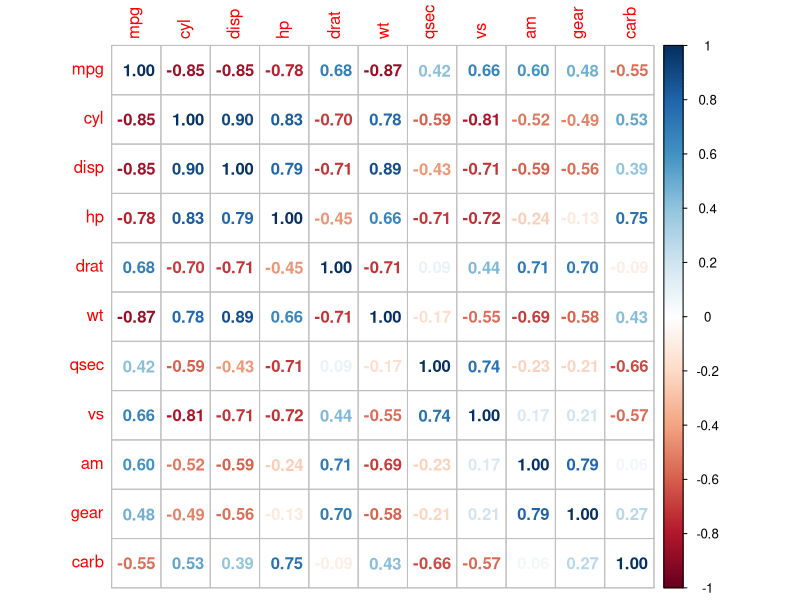
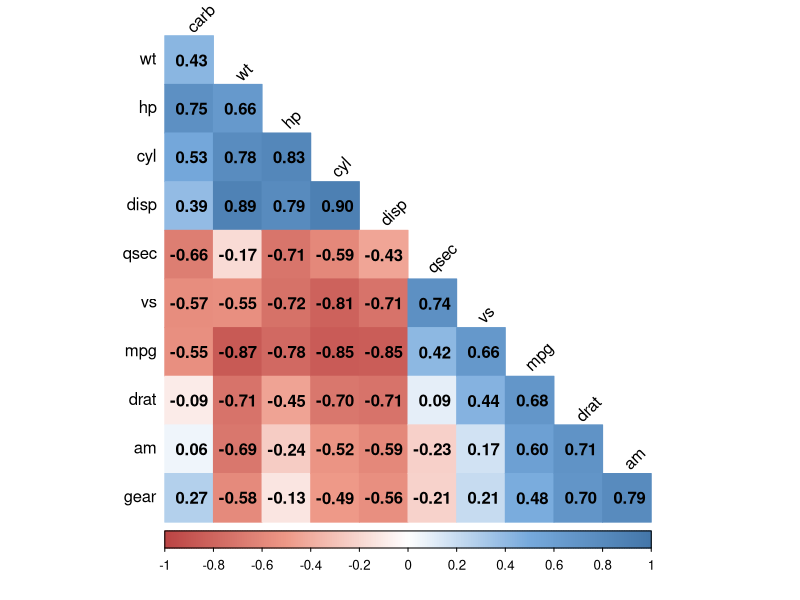

Reproduce these figures in R, in order.
"
상관분석
: 두 연속 변수가 서로 관련이 있는지 검정하는 통계분석이다. 1이하의 값으로 강한상관관계, 상관관계, 약한상관관계 등을 측정하며 공분산을 이용한다. 1에 가까울수록 강한 상관관계를 나타낸다
"
library(ggplot2)
library(dplyr)
library(corrplot)

#load to data with economics in ggplot2
eco <- as.data.frame(ggplot2::economics)

#상관분석
cor.test(eco$unemploy, eco$pce, method = 'spearman')

#상관행렬 히트맵 생성
head(mtcars)
car_cor <- cor(mtcars)
round(car_cor)
corrplot(car_cor, method = "number")
col<-colorRampPalette(c("#BB4444","#EE9988","#FFFFFF","#77AADD","#4477AA"))
corrplot(car_cor,
         method = "color",
         col = col(200),
         type = "lower",
         order = "hclust",
         addCoef.col = "black",
         tl.col = "black",
         tl.srt = 45,
         diag = F)
